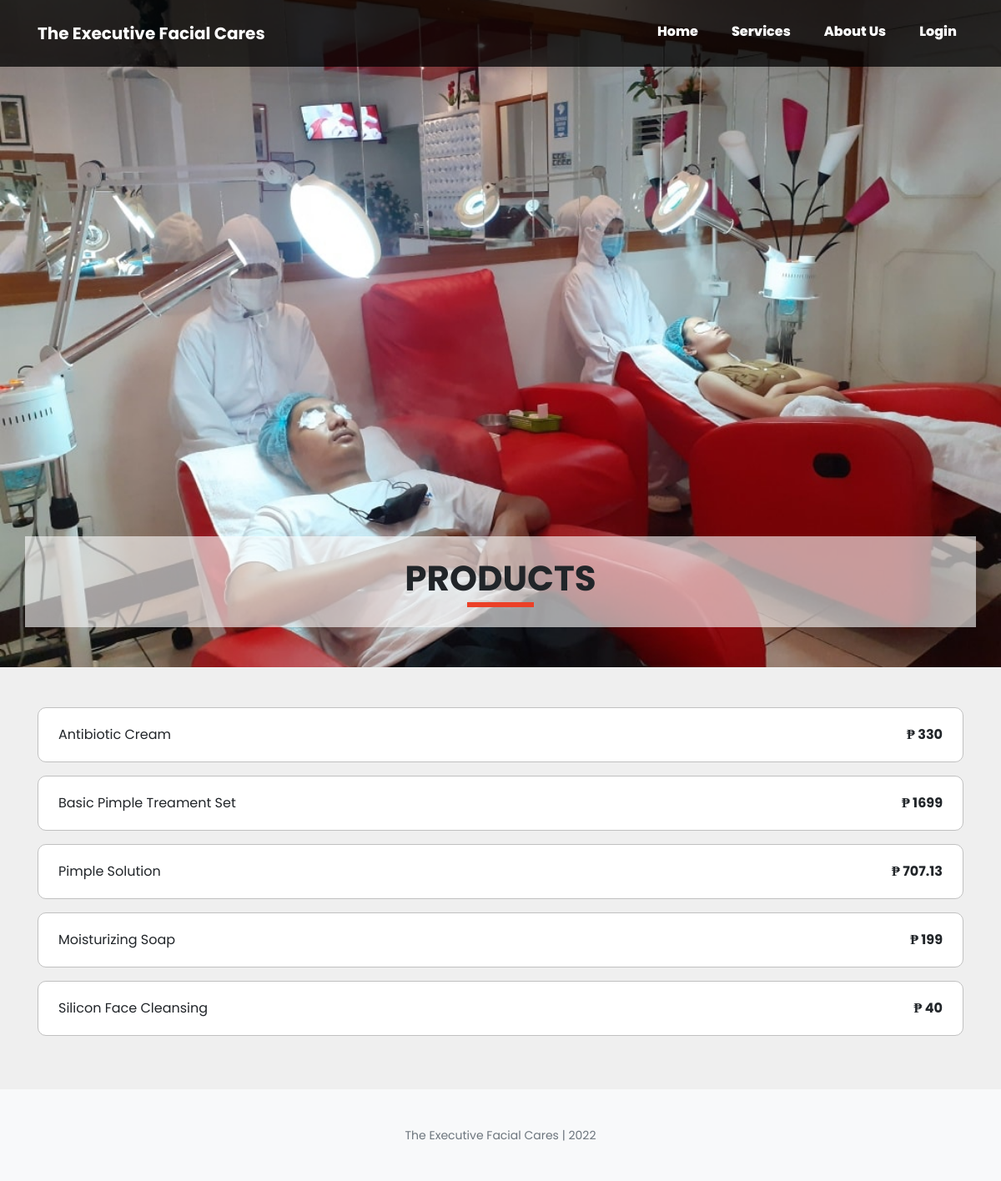
The page /index.php?page=products on the database its author committed.
### tables this page shows
CREATE TABLE `products` (
  `id` int(30) NOT NULL,
  `name` varchar(100) NOT NULL,
  `price` float NOT NULL,
  `description` longtext DEFAULT NULL,
  `category_id` int(11) DEFAULT NULL,
  `status` tinyint(4) NOT NULL DEFAULT 0 COMMENT '0 = Available , 1= Unavailable',
  `created_at` datetime NOT NULL DEFAULT current_timestamp()
);

### products.php (the view)
<?php include('component/masthead.php'); ?>
<section class="bg-light-gray py-5">
    <div class="container">
        <?php
            $_products = $conn->query("SELECT * FROM products WHERE `status` = '0'");
            while( $row = $_products->fetch_assoc()):
        ?>
        <div class="box mb-3 py-4">
            <table width="100%">
                <tr>
                    <td><?php echo $row['name']?></td>
                    <td class="text-right font-weight-bold">₱ <?php echo $row['price']?></td>
                </tr>
            </table>
        </div>
        <?php endwhile; ?>
    </div>
</section>

### ext/css/app.css (style rules this page uses)
body { font-family: 'Poppins'; }
.box { border: 1px solid silver; border-radius: 10px; padding: 3em 1.5em; background-color: white; }
.bg-light-gray { background-color: #efefef !important; }

### rows shown on the page
products: name "Antibiotic Cream", price "330"
products: name "Basic Pimple Treament Set", price "1699"
products: name "Pimple Solution", price "707.13"
products: name "Moisturizing Soap", price "199"
products: name "Silicon Face Cleansing", price "40"

### other values the page prints
$_SESSION['setting_hotel_name'] "The Executive Facial Cares"
$page "PRODUCTS"
